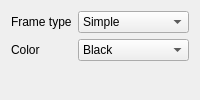
              <widget class="QWidget" name="pageFrame">
               <layout class="QFormLayout" name="pageFrameLayout">
                <item row="0" column="0">
                 <widget class="QLabel" name="lblFrameType">
                  <property name="text">
                   <string>Frame type</string>
                  </property>
                 </widget>
                </item>
                <item row="0" column="1">
                 <widget class="QComboBox" name="frameTypeCombo">
                  <item>
                   <property name="text">
                    <string>Simple</string>
                   </property>
                  </item>
                  <item>
                   <property name="text">
                    <string>Fancy</string>
                   </property>
                  </item>
                 </widget>
                </item>
                <item row="1" column="0">
                 <widget class="QLabel" name="lblFrameColor">
                  <property name="text">
                   <string>Color</string>
                  </property>
                 </widget>
                </item>
                <item row="1" column="1">
                 <widget class="QComboBox" name="frameColorCombo">
                  <item>
                   <property name="text">
                    <string>Black</string>
                   </property>
                  </item>
                  <item>
                   <property name="text">
                    <string>White</string>
                   </property>
                  </item>
                 </widget>
                </item>
               </layout>
              </widget>
